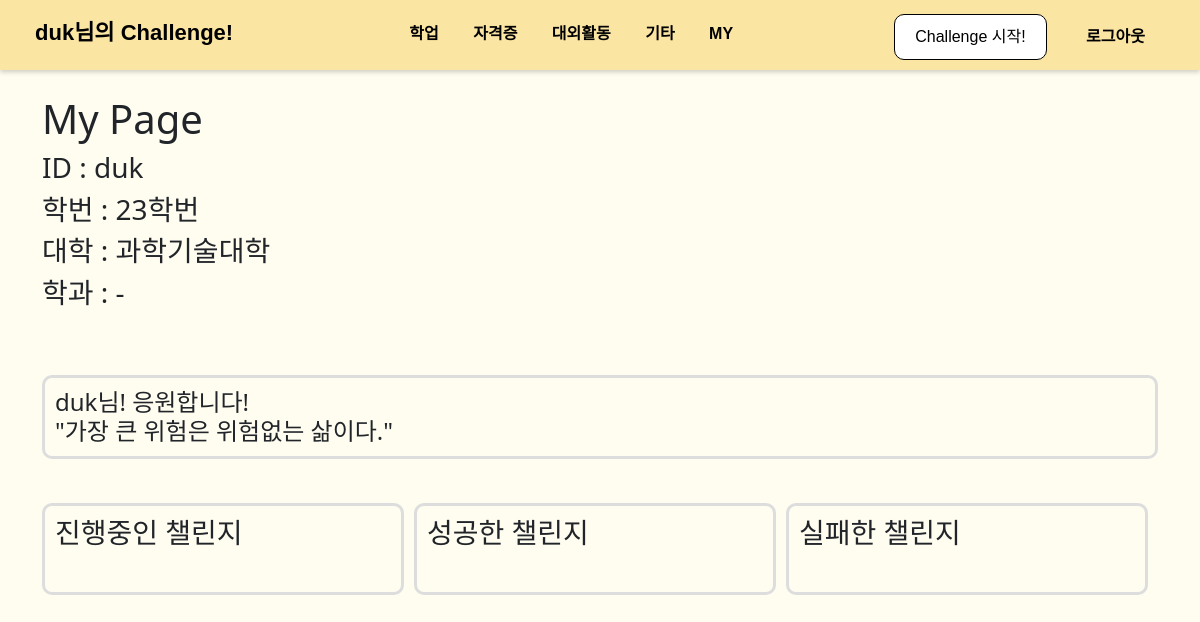
Screenshot of /auth/duk/ with the database file from the repository.
### board/models.py (models this page shows)
class User(AbstractUser):
    number = models.ForeignKey(Number, on_delete=models.SET_NULL, null=True)
    college = models.ForeignKey(College, on_delete=models.SET_NULL, null=True)
    major = models.ForeignKey(Major, on_delete=models.SET_NULL, null=True, blank=True)

class Category(models.Model):
    name = models.CharField(max_length=20)
    slug = models.SlugField(max_length=50, unique=True, allow_unicode=True)
    def __str__(self):
        return self.name
    def get_absolute_url(self):
        return f'/board/{self.slug}'
    class Meta:
        verbose_name_plural = 'Categories'

class Number(models.Model):
    number = models.CharField(max_length=20)
    def __str__(self):
        return self.number

class College(models.Model):
    name = models.CharField(max_length=30)
    slug = models.SlugField(max_length=50, unique=True, allow_unicode=True)
    def __str__(self):
        return self.name

### mypage/models.py (models this page shows)
class LifeQuotes(models.Model):
    sentence = models.CharField(max_length=300)

### mypage/views.py (the view)
# urls.py: path('<str:username>/', views.user_detail, name='detail')
def user_detail(request, username):
    user = User.objects.get(username=username)
    challenge_keep_list = Challenge.objects.filter(user=user).filter(status="0")
    challenge_success_list = Challenge.objects.filter(user=user).filter(status="1")
    challenge_failure_list = Challenge.objects.filter(user=user).filter(status="2")
    random_quote = LifeQuotes.objects.order_by('?').first()
    page = request.GET.get("page", "1")
    paginator_keep = Paginator(challenge_keep_list, 10)
    paginator_success = Paginator(challenge_success_list, 10)
    paginator_failure = Paginator(challenge_failure_list, 10)
    page_keep = paginator_keep.get_page(page)
    page_success = paginator_success.get_page(page)
    page_failure = paginator_failure.get_page(page)
    return render(request, 'mypage/my_detail.html', {
        'challenge_keep_list': page_keep,
        'challenge_success_list': page_success,
        'challenge_failure_list': page_failure,
        'user':user,
        'categories': Category.objects.all(),
        'life_quotes': random_quote
    })

### mypage/templates/mypage/my_detail.html (shortened to what this page needs)
<!DOCTYPE html>
{% load static %}
<html lang="ko">
<head>
    <link href="{% static 'board/css/topmenu.css' %}" rel="stylesheet" type="text/css" media="screen">
    <link href="{% static 'board/bootstrap/bootstrap.min.css' %}" rel="stylesheet" type="text/css" media="screen">
</head>
<body>
{% include 'board/menubar.html' %}<br>
    <div class="container">
        <h1>My Page</h1>
        <h3>ID : {{user.username}}</h3>
        <h3>학번 : {{user.number}}</h3>
        <h3>대학 : {{user.college}}</h3>
        {% if user.major %}
        <h3>학과 : {{user.major}}</h3>
        {% else %}
        <h3>학과 : -</h3>
        {% endif %}
        <br><br>
        <h4 class="rounded-box">{{user.username}}님! 응원합니다! <br> {{life_quotes.sentence}}</h4><br>
        <div style="display: flex; justify-content: space-between;">
            <div style="flex:1; margin-right:10px;" class="rounded-box">
                <h3>진행중인 챌린지</h3>
                <br>
            </div>
            <div style="flex:1; margin-right:10px;" class="rounded-box">
                <h3>성공한 챌린지</h3>
                <br>
            </div>
            <div style="flex:1; margin-right:10px;" class="rounded-box">
                <h3>실패한 챌린지</h3>
                <br>
            </div>
        </div>
    </div>
</body>
</html>

### board/templates/board/menubar.html (shortened to what this page needs)
<div class="fixed-top" id="top-menu" style="background-color:#FBE5A3;">
    <div id="menubar-left">
        {% if user.is_authenticated %}
        <a class="navbar-brand" href="{% url 'user:main' %}"><b>{{user.username}}님의 Challenge!</b></a>
        {% else %}
        <a class="navbar-brand" href="{% url 'user:main' %}"><b>Challenge!</b></a>
        {% endif %}
    </div>
    <div id="menubar-center">
        {% for c in categories %}
        <a href={{c.get_absolute_url}}>{{c}}</a>
        {% endfor %}
        <a href="#" onclick="checkMY()">MY</a>
    </div>
    <div id="menubar-right">
        <div class="button-container">
            <button class="start_button" type="button" onclick="checkStart()">Challenge 시작!</button>
        </div>
        {% if user.is_authenticated %}
        <a href="{% url 'user:logout' %}" class="top-login-button">로그아웃</a>
        {% else %}
        <a href="{% url 'user:login' %}" class="top-login-button">로그인</a>
        {% endif %}
    </div>
</div>
<div style="padding-top:71px"></div>

### board/static/board/css/topmenu.css (style rules this page uses)
#top-menu { font-family: Arial, sans-serif; margin: 0; padding: 0; background-color: #FBE5A3; color: black; font-weight: bold; display: flex; justify-content: space-between; padding: 10px 20px; box-shadow: 0px 2px 5px rgba(0, 0, 0, 0.2); }
#menubar-left { padding-top: 6px; font-size:22px; }
#menubar-center { padding-top: 12px; }
#top-menu a { text-decoration: none; margin: 0 15px; }
#top-menu a:link, a:visited { color: inherit; }
#menubar-right { padding-top: 4px; }
.button-container { display: inline-block; }
.start_button { background: white; color: black; border: 1px solid black; padding: 10px 20px; border-radius: 10px; cursor: pointer; }
.top-login-button { padding: 10px 20px; cursor: pointer; }

### mypage/templates/mypage/my_detail.html (style rules this page uses)
body { background-color: #FFFDF0; }
.rounded-box { border: 3px solid #ddd; border-radius: 10px; padding: 10px; margin: 10px 0; }

### rows the page displays
User: username "duk", number "23학번", college "과학기술대학"
Category: name "학업"
Category: name "자격증"
Category: name "대외활동"
Category: name "기타"
LifeQuotes: sentence "\"가장 큰 위험은 위험없는 삶이다.\""
